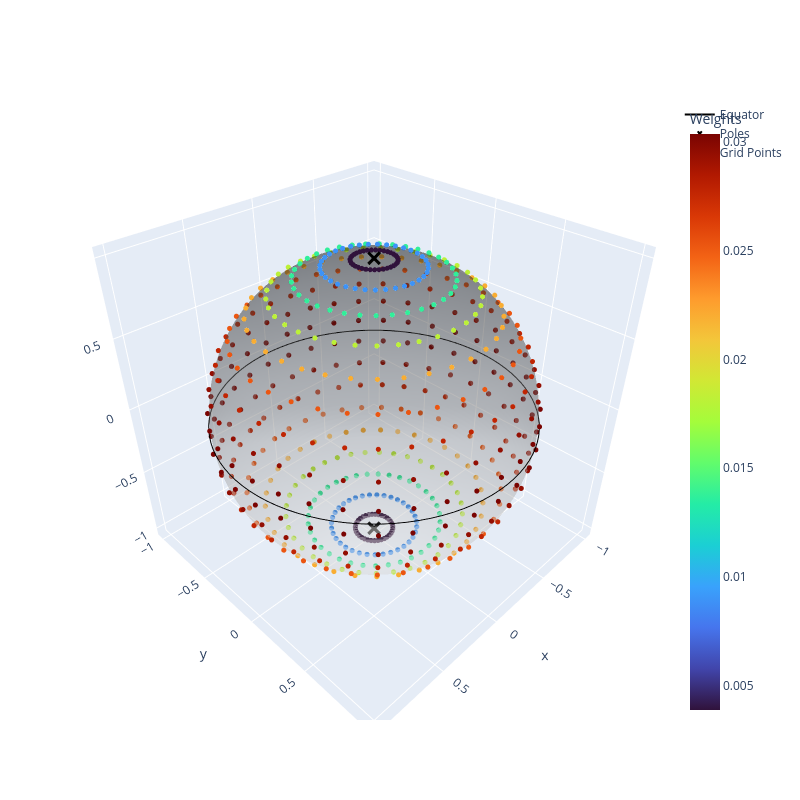

The notebook cell this image was saved under:
### Code cell
import numpy as np
import plotly.graph_objects as go
from SpaceBalls.sph_meshing import RegularLatLonGrid
from config.constants import earth_radius

RE = earth_radius()

# Generate sphere coordinates
u = np.linspace(0, 2 * np.pi, 100)
v = np.linspace(0, np.pi, 100)
f = 0.99
x_sphere = np.outer(np.cos(u), np.sin(v)) * f
y_sphere = np.outer(np.sin(u), np.sin(v)) * f
z_sphere = np.outer(np.ones(np.size(u)), np.cos(v)) * f

# Create figure
fig = go.Figure()

# Add sphere surface
fig.add_trace(go.Surface(
    x=x_sphere, y=y_sphere, z=z_sphere,
    opacity=0.3,
    colorscale='Greys',
    showscale=False,
    name='Sphere'
))

# Add equator line
eq_theta = np.linspace(0, 2 * np.pi, 100)
eq_x = np.cos(eq_theta)
eq_y = np.sin(eq_theta)
eq_z = np.zeros_like(eq_theta)

fig.add_trace(go.Scatter3d(
    x=eq_x, y=eq_y, z=eq_z,
    mode='lines',
    line=dict(color='black', width=2),
    name='Equator'
))

# Add poles
fig.add_trace(go.Scatter3d(
    x=[0, 0], y=[0, 0], z=[1, -1],
    mode='markers',
    marker=dict(color='black', size=5, symbol='x'),
    name='Poles'
))

# Add grid points with integration weights
grid = RegularLatLonGrid(alt_km=-RE+1, lmax=17, quad_type='GLQ')
fig.add_trace(go.Scatter3d(
    x=grid.stacked_grid_u[:, 0],
    y=grid.stacked_grid_u[:, 1],
    z=grid.stacked_grid_u[:, 2],
    mode='markers',
    marker=dict(
        size=3,
        color=grid.integration_weights,
        colorscale='Turbo',
        showscale=True,
        colorbar=dict(title='Weights')
    ),
    name='Grid Points'
))

# Update layout
fig.update_layout(
    #scene=dict(
    #    xaxis=dict(range=[-0.75, 0.75]),
    #    yaxis=dict(range=[-0.75, 0.75]),
    #    zaxis=dict(range=[-0.75, 0.75]),
    #    aspectmode='cube'
    #),
    width=800,
    height=800
)

fig.show()

### Figure 1 — Plotly figure (JSON) as saved in the notebook; plotly's stock layout.template omitted (floating-point values rounded to 4 significant figures; data arrays with more than 128 entries replaced by an {"elided": "..."} marker saying what was removed)
{"data": [{"colorscale": [[0, "rgb(255,255,255)"], [0.125, "rgb(240,240,240)"], [0.25, "rgb(217,217,217)"], [0.375, "rgb(189,189,189)"], [0.5, "rgb(150,150,150)"], [0.625, "rgb(115,115,115)"], [0.75, "rgb(82,82,82)"], [0.875, "rgb(37,37,37)"], [1, "rgb(0,0,0)"]], "name": "Sphere", "opacity": 0.3, "showscale": false, "type": "surface", "x": {"elided": "100x100 float values"}, "y": {"elided": "100x100 float values"}, "z": {"elided": "100x100 float values"}}, {"line": {"color": "black", "width": 2}, "mode": "lines", "name": "Equator", "type": "scatter3d", "x": [1.0, 0.998, 0.992, 0.9819, 0.9679, 0.9501, 0.9284, 0.9029, 0.8738, 0.8413, 0.8053, 0.766, 0.7237, 0.6785, 0.6306, 0.5801, 0.5272, 0.4723, 0.4154, 0.3569, 0.2969, 0.2358, 0.1736, 0.1108, 0.04758, -0.01587, -0.07925, -0.1423, -0.2048, -0.2665, -0.3271, -0.3863, -0.4441, -0.5, -0.5539, -0.6056, -0.6549, -0.7015, -0.7453, -0.7861, -0.8237, -0.858, -0.8888, -0.9161, -0.9397, -0.9595, -0.9754, -0.9874, -0.9955, -0.9995, -0.9995, -0.9955, -0.9874, -0.9754, -0.9595, -0.9397, -0.9161, -0.8888, -0.858, -0.8237, -0.7861, -0.7453, -0.7015, -0.6549, -0.6056, -0.5539, -0.5, -0.4441, -0.3863, -0.3271, -0.2665, -0.2048, -0.1423, -0.07925, -0.01587, 0.04758, 0.1108, 0.1736, 0.2358, 0.2969, 0.3569, 0.4154, 0.4723, 0.5272, 0.5801, 0.6306, 0.6785, 0.7237, 0.766, 0.8053, 0.8413, 0.8738, 0.9029, 0.9284, 0.9501, 0.9679, 0.9819, 0.992, 0.998, 1.0], "y": [0.0, 0.06342, 0.1266, 0.1893, 0.2511, 0.312, 0.3717, 0.4298, 0.4862, 0.5406, 0.5929, 0.6428, 0.6901, 0.7346, 0.7761, 0.8146, 0.8497, 0.8815, 0.9096, 0.9341, 0.9549, 0.9718, 0.9848, 0.9938, 0.9989, 0.9999, 0.9969, 0.9898, 0.9788, 0.9638, 0.945, 0.9224, 0.896, 0.866, 0.8326, 0.7958, 0.7557, 0.7127, 0.6668, 0.6182, 0.5671, 0.5137, 0.4582, 0.4009, 0.342, 0.2817, 0.2203, 0.158, 0.09506, 0.03173, -0.03173, -0.09506, -0.158, -0.2203, -0.2817, -0.342, -0.4009, -0.4582, -0.5137, -0.5671, -0.6182, -0.6668, -0.7127, -0.7557, -0.7958, -0.8326, -0.866, -0.896, -0.9224, -0.945, -0.9638, -0.9788, -0.9898, -0.9969, -0.9999, -0.9989, -0.9938, -0.9848, -0.9718, -0.9549, -0.9341, -0.9096, -0.8815, -0.8497, -0.8146, -0.7761, -0.7346, -0.6901, -0.6428, -0.5929, -0.5406, -0.4862, -0.4298, -0.3717, -0.312, -0.2511, -0.1893, -0.1266, -0.06342, -2.449e-16], "z": [0.0, 0.0, 0.0, 0.0, 0.0, 0.0, 0.0, 0.0, 0.0, 0.0, 0.0, 0.0, 0.0, 0.0, 0.0, 0.0, 0.0, 0.0, 0.0, 0.0, 0.0, 0.0, 0.0, 0.0, 0.0, 0.0, 0.0, 0.0, 0.0, 0.0, 0.0, 0.0, 0.0, 0.0, 0.0, 0.0, 0.0, 0.0, 0.0, 0.0, 0.0, 0.0, 0.0, 0.0, 0.0, 0.0, 0.0, 0.0, 0.0, 0.0, 0.0, 0.0, 0.0, 0.0, 0.0, 0.0, 0.0, 0.0, 0.0, 0.0, 0.0, 0.0, 0.0, 0.0, 0.0, 0.0, 0.0, 0.0, 0.0, 0.0, 0.0, 0.0, 0.0, 0.0, 0.0, 0.0, 0.0, 0.0, 0.0, 0.0, 0.0, 0.0, 0.0, 0.0, 0.0, 0.0, 0.0, 0.0, 0.0, 0.0, 0.0, 0.0, 0.0, 0.0, 0.0, 0.0, 0.0, 0.0, 0.0, 0.0]}, {"marker": {"color": "black", "size": 5, "symbol": "x"}, "mode": "markers", "name": "Poles", "type": "scatter3d", "x": [0, 0], "y": [0, 0], "z": [1, -1]}, {"marker": {"color": {"elided": "630 float values"}, "colorbar": {"title": {"text": "Weights"}}, "colorscale": [[0, "#30123b"], [0.07143, "#4145ab"], [0.1429, "#4675ed"], [0.2143, "#39a2fc"], [0.2857, "#1bcfd4"], [0.3571, "#24eca6"], [0.4286, "#61fc6c"], [0.5, "#a4fc3b"], [0.5714, "#d1e834"], [0.6429, "#f3c63a"], [0.7143, "#fe9b2d"], [0.7857, "#f36315"], [0.8571, "#d93806"], [0.9286, "#b11901"], [1, "#7a0402"]], "showscale": true, "size": 3}, "mode": "markers", "name": "Grid Points", "type": "scatter3d", "x": {"elided": "630 float values"}, "y": {"elided": "630 float values"}, "z": {"elided": "630 float values"}}], "layout": {"height": 800, "width": 800}}
